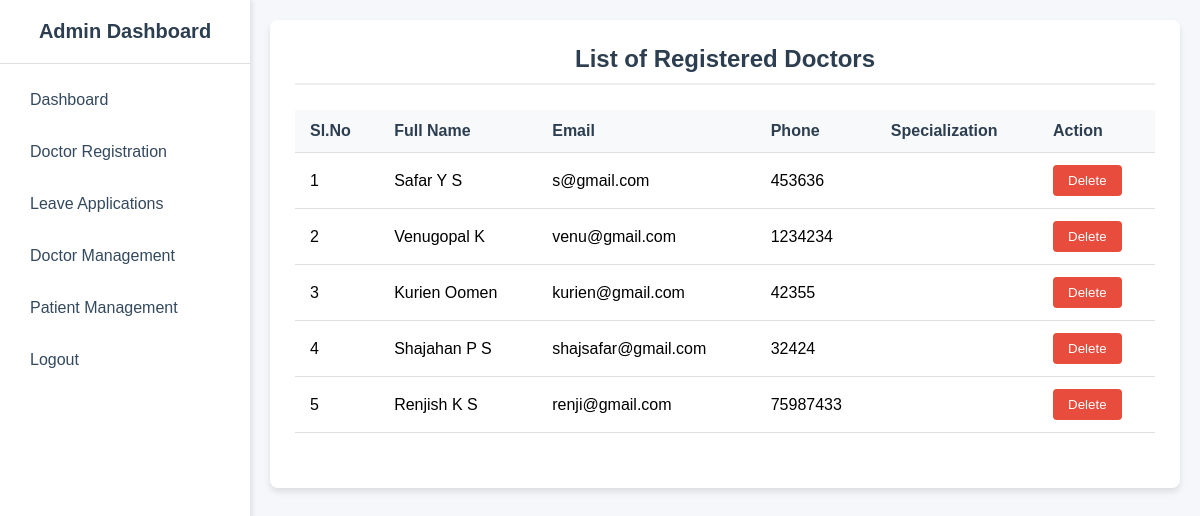
Page /manage-doctors/ on the earlier database version.
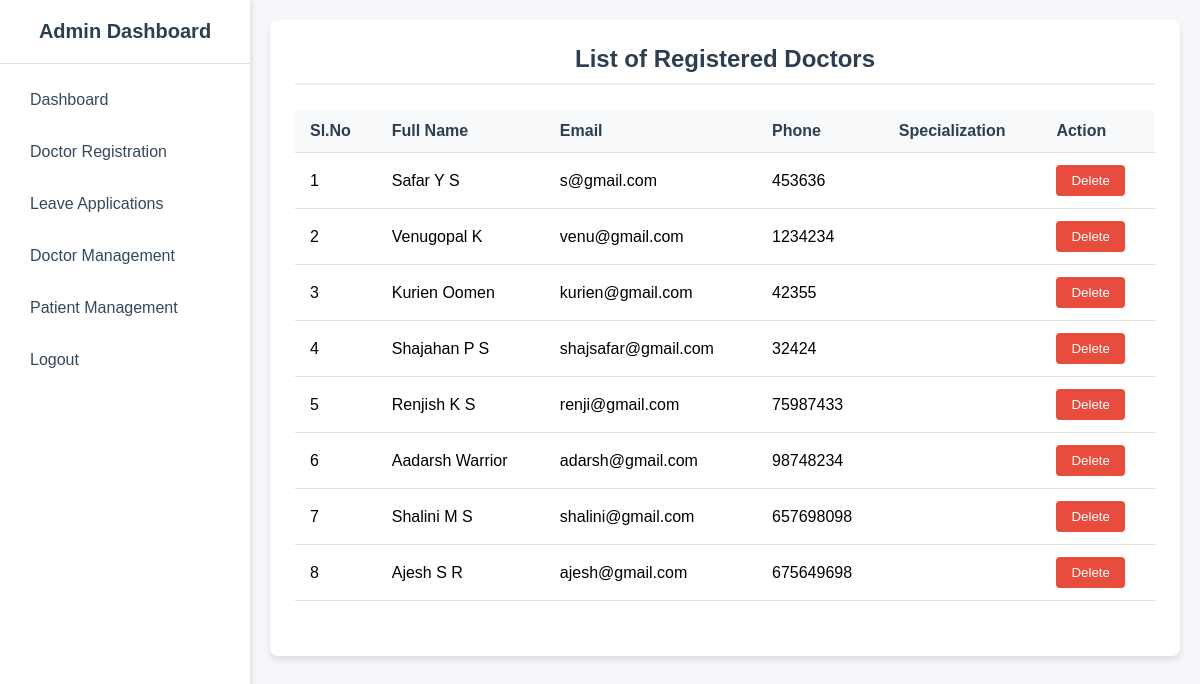
Same page on the later database version.
### predict/models.py (models this page shows)
class user(models.Model):
    firstname=models.CharField(max_length=255)
    lastname=models.CharField(max_length=255)
    email=models.EmailField(unique=True)
    phone=models.CharField(max_length=12)
    password=models.CharField(max_length=20)
    role=models.CharField(max_length=20)

### admin/views.py (the view)
# urls.py: path('manage-doctors/', views.manage_doctors, name='manage_doctors'),
def manage_doctors(request):
    doctors = user.objects.filter(role='1').exclude(id=10)
    return render(request, 'manage_doctors.html', {'doctors': doctors})

### admin/templates/manage_doctors.html (shortened to what this page needs)
<!DOCTYPE html>
<html lang="en">
<head>
</head>
<body>
    <div class="sidebar">
        <div class="sidebar-header">
            Admin Dashboard
        </div>
        <div class="sidebar-menu">
            <a href="{% url 'admin_dashboard' %}"><label>Dashboard</label></a>
            <a href="{% url 'doctorregister' %}"><label>Doctor Registration</label></a>
            <a href="{% url 'manage_leave_requests' %}"><label>Leave Applications</label></a>
            <a href="{% url 'manage_doctors' %}"><label>Doctor Management</label></a>
            <a href="{% url 'manage_patients' %}"><label>Patient Management</label></a>
            <a href="{% url 'logout_view' %}"><label>Logout</label></a>
        </div>
    </div>
    <div class="main-content">
        <div class="content-section">
            <h2>List of Registered Doctors</h2>
            <table>
                <thead>
                    <tr>
                        <th>Sl.No</th>
                        <th>Full Name</th>
                        <th>Email</th>
                        <th>Phone</th>
                        <th>Specialization</th>
                        <th>Action</th>
                    </tr>
                </thead>
                <tbody>
                    {% for doctor in doctors %}
                    <tr>
                        <td>{{ forloop.counter }}</td>
                        <td>{{ doctor.firstname }} {{ doctor.lastname }}</td>
                        <td>{{ doctor.email }}</td>
                        <td>{{ doctor.phone }}</td>
                        <td>{{ doctor.Specialization }}</td>
                        <td>
                            <form method="post" action="{% url 'delete_user' doctor.id %}" onsubmit="return confirm('Are you sure you want to delete this doctor?');">
                                <button type="submit" class="btn-delete">Delete</button>
                            </form>
                        </td>
                    </tr>
                    {% empty %}
                    <tr>
                        <td colspan="6" class="empty-message">No doctors found.</td>
                    </tr>
                    {% endfor %}
                </tbody>
            </table>
        </div>
    </div>
</body>
</html>

Differences in the rows shown:
added user: firstname "Aadarsh", lastname "Warrior", email "adarsh@gmail.com", phone "98748234"
added user: firstname "Shalini", lastname "M S", email "shalini@gmail.com", phone "657698098"
added user: firstname "Ajesh", lastname "S R", email "ajesh@gmail.com", phone "675649698"
